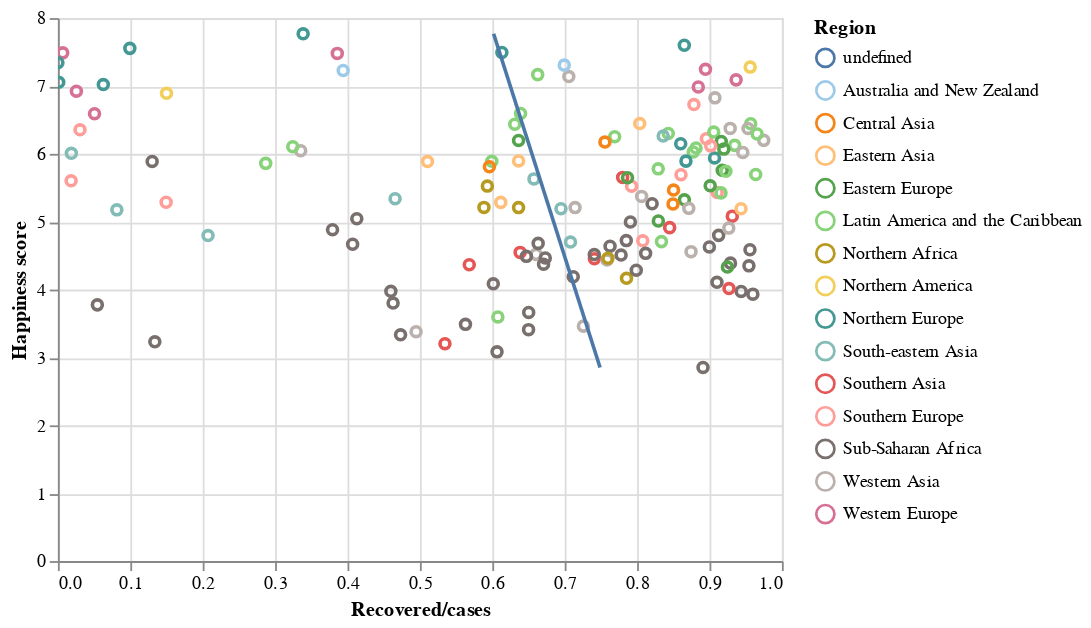

Write notebook code for a chart like this one.
### Code cell
ScoreByRecovered.interactive().add_selection(selection)  + ScoreByRecoveredLine

### Figure 1 — Vega-Lite specification as saved in the notebook (floating-point values rounded to 4 significant figures; data arrays with more than 128 entries replaced by an {"elided": "..."} marker saying what was removed)
{"config": {"view": {"continuousWidth": 400, "continuousHeight": 300}}, "layer": [{"mark": "point", "encoding": {"color": {"type": "nominal", "field": "Region", "scale": {"scheme": "tableau20"}}, "opacity": {"condition": {"value": 1, "selection": "selector352"}, "value": 0.1}, "tooltip": [{"type": "nominal", "field": "Country"}, {"type": "quantitative", "field": "Recovered"}], "x": {"type": "quantitative", "field": "Recovered/cases"}, "y": {"type": "quantitative", "field": "Happiness score"}}, "selection": {"selector359": {"type": "interval", "bind": "scales", "encodings": ["x", "y"]}, "selector352": {"type": "multi", "fields": ["Region"], "bind": "legend"}}}, {"mark": "line", "encoding": {"color": {"type": "nominal", "field": "Region", "scale": {"scheme": "tableau20"}}, "opacity": {"condition": {"value": 1, "selection": "selector352"}, "value": 0.1}, "tooltip": [{"type": "nominal", "field": "Country"}, {"type": "quantitative", "field": "Recovered"}], "x": {"type": "quantitative", "field": "Recovered/cases"}, "y": {"type": "quantitative", "field": "Happiness score"}}, "transform": [{"on": "Happiness score", "regression": "Recovered/cases"}]}], "data": {"name": "data-eecb02b8fc6347241acc941c20805a53"}, "$schema": "https://vega.github.io/schema/vega-lite/v4.8.1.json", "datasets": {"data-eecb02b8fc6347241acc941c20805a53": {"elided": "195 records"}}}
